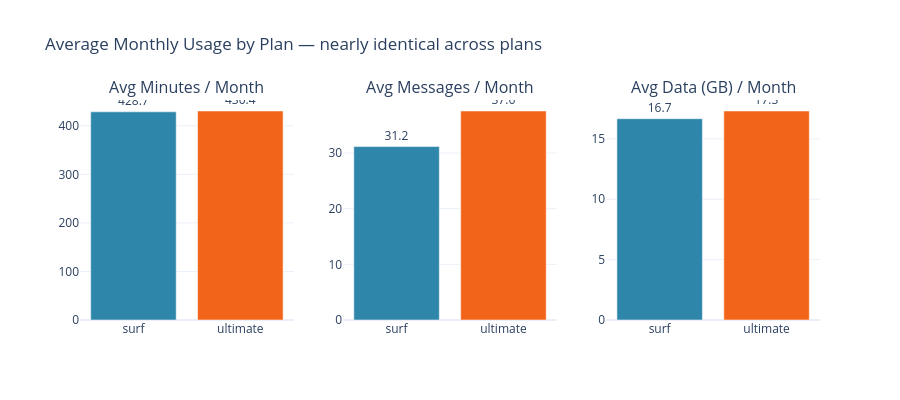

Notebook code cell kept with this figure:
### Markdown cell above
### C. Usage Comparison (Calls / Messages / Data)

### Code cell
usage_avg = user_activity.groupby('plan')[['minutes_used', 'message_count', 'gb_used']].mean().reindex(PLAN_ORDER)
usage_titles = ['Avg Minutes / Month', 'Avg Messages / Month', 'Avg Data (GB) / Month']
usage_cols = ['minutes_used', 'message_count', 'gb_used']

usage_fig = make_subplots(rows=1, cols=3, subplot_titles=usage_titles)

for i, metric in enumerate(usage_cols, start=1):
    usage_fig.add_trace(
        go.Bar(x=usage_avg.index, y=usage_avg[metric],
               marker_color=[PLAN_COLORS[p] for p in usage_avg.index],
               text=[f'{v:,.1f}' for v in usage_avg[metric]], textposition='outside',
               showlegend=False),
        row=1, col=i,
    )

usage_fig.update_layout(title_text='Average Monthly Usage by Plan \u2014 nearly identical across plans', height=400)
usage_fig

### Figure 1 — Plotly figure (JSON) as saved in the notebook; plotly's stock layout.template omitted (floating-point values rounded to 4 significant figures)
{"data": [{"marker": {"color": ["#2E86AB", "#F26419"]}, "showlegend": false, "text": ["428.7", "430.4"], "textposition": "outside", "type": "bar", "x": ["surf", "ultimate"], "xaxis": "x", "y": [428.7, 430.4], "yaxis": "y"}, {"marker": {"color": ["#2E86AB", "#F26419"]}, "showlegend": false, "text": ["31.2", "37.6"], "textposition": "outside", "type": "bar", "x": ["surf", "ultimate"], "xaxis": "x2", "y": [31.16, 37.55], "yaxis": "y2"}, {"marker": {"color": ["#2E86AB", "#F26419"]}, "showlegend": false, "text": ["16.7", "17.3"], "textposition": "outside", "type": "bar", "x": ["surf", "ultimate"], "xaxis": "x3", "y": [16.67, 17.31], "yaxis": "y3"}], "layout": {"annotations": [{"font": {"size": 16}, "showarrow": false, "text": "Avg Minutes / Month", "x": 0.1444, "xanchor": "center", "xref": "paper", "y": 1, "yanchor": "bottom", "yref": "paper"}, {"font": {"size": 16}, "showarrow": false, "text": "Avg Messages / Month", "x": 0.5, "xanchor": "center", "xref": "paper", "y": 1, "yanchor": "bottom", "yref": "paper"}, {"font": {"size": 16}, "showarrow": false, "text": "Avg Data (GB) / Month", "x": 0.8556, "xanchor": "center", "xref": "paper", "y": 1, "yanchor": "bottom", "yref": "paper"}], "height": 400, "title": {"text": "Average Monthly Usage by Plan — nearly identical across plans"}, "xaxis": {"anchor": "y", "domain": [0, 0.2889]}, "xaxis2": {"anchor": "y2", "domain": [0.3556, 0.6444]}, "xaxis3": {"anchor": "y3", "domain": [0.7111, 1]}, "yaxis": {"anchor": "x", "domain": [0, 1]}, "yaxis2": {"anchor": "x2", "domain": [0, 1]}, "yaxis3": {"anchor": "x3", "domain": [0, 1]}}}
